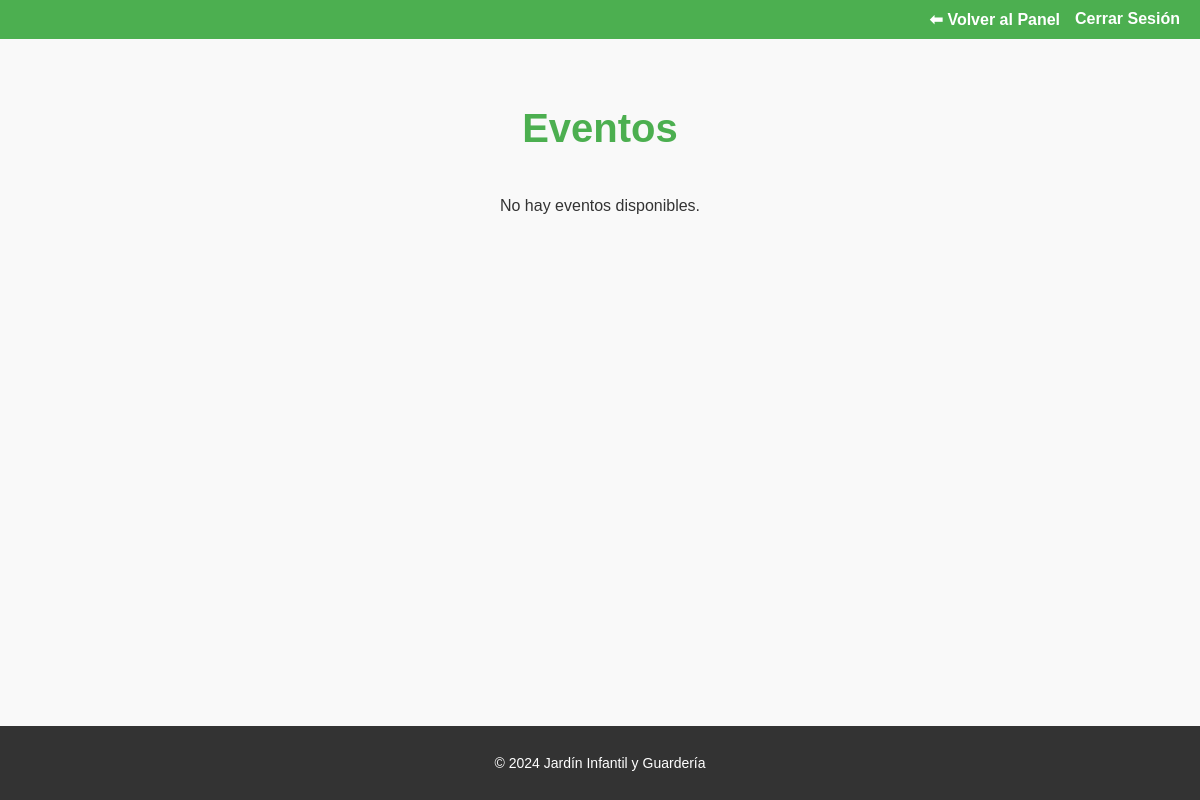
/dashboard/apoderado/eventos/ (signed in), run on an earlier commit of the app's database.
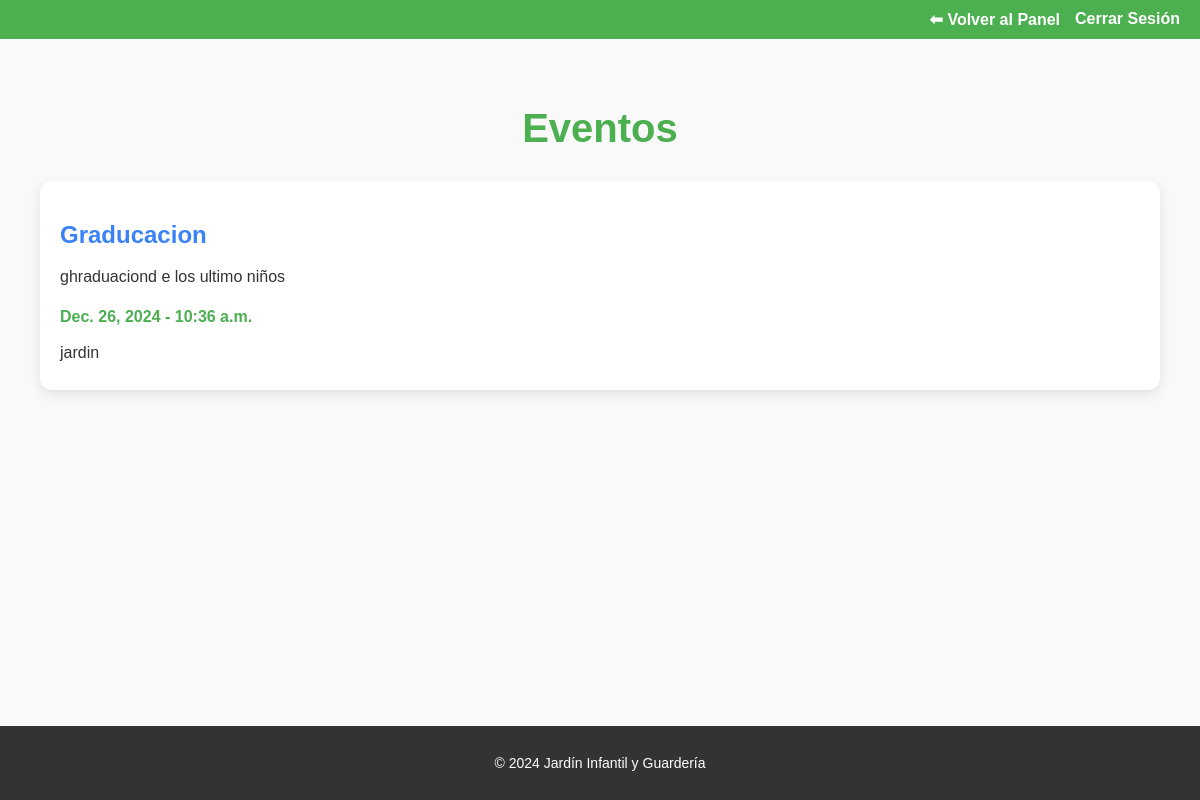
And on a later commit of the database.
### jardin_app/models.py (models this page shows, shortened)
class Evento(models.Model):
    nombre = models.CharField(max_length=200)
    descripcion = models.TextField()
    fecha = models.DateField()
    hora = models.TimeField()
    lugar = models.CharField(max_length=200)

### jardin_app/views/apoderado_views.py (the view)
@login_required
def ver_eventos_apoderado(request):
    eventos = Evento.objects.all()
    return render(request, 'apoderado/eventos.html', {'eventos': eventos})

### jardin_app/templates/apoderado/eventos.html (shortened to what this page needs)
<!DOCTYPE html>
<html lang="es">
<head>
    {% load static %}
    <link rel="stylesheet" href="{% static 'css/apoderado_vista/eventos.css' %}">
</head>
<body>
    <header>
        <nav class="navbar">
            <a href="{% url 'pagina_apoderado' %}">⬅ Volver al Panel</a>
            <a href="{% url 'logout' %}">Cerrar Sesión</a>
        </nav>
    </header>
    <main>
        <h1>Eventos</h1>
        <div class="events-container">
            {% for evento in eventos %}
            <div class="event-card">
                <h2>{{ evento.nombre }}</h2>
                <p>{{ evento.descripcion }}</p>
                <p class="date-time">{{ evento.fecha }} - {{ evento.hora }}</p>
                <p class="location">{{ evento.lugar }}</p>
            </div>
            {% empty %}
            <p>No hay eventos disponibles.</p>
            {% endfor %}
        </div>
    </main>
    <footer>
        <p>&copy; 2024 Jardín Infantil y Guardería</p>
    </footer>
</body>
</html>

What changed in the data, as far as the page shows it:
added Evento: nombre "Graducacion", descripcion "ghraduaciond e los ultimo niños", fecha "Dec. 26, 2024", hora "10:36 a.m.", lugar "jardin"
Also different on the page:
text no longer shown: "No hay eventos disponibles."
